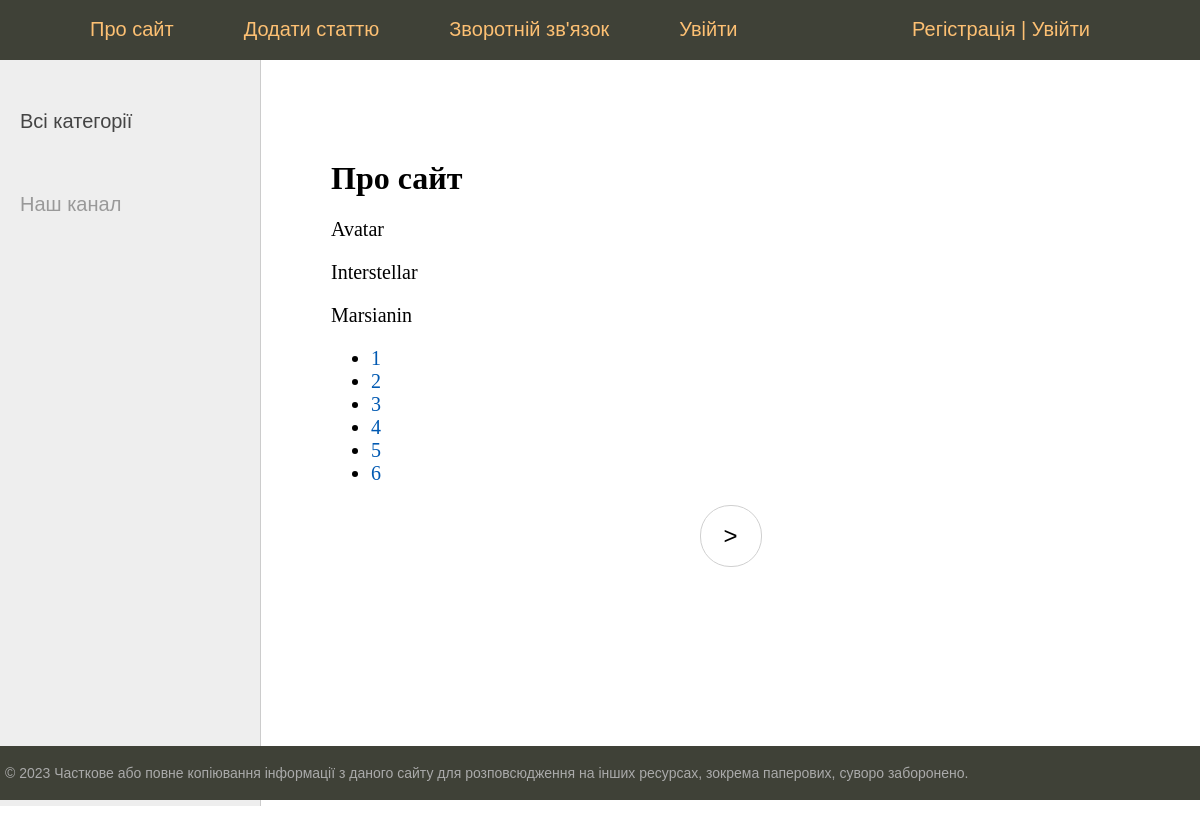
The page /about/ on the database its author committed.
### movies/models.py (models this page shows, shortened)
class Movie(models.Model):
    title = models.CharField(max_length=255, verbose_name="Заголовок")
    slug = models.SlugField(max_length=255, unique=True, null=True, db_index=True, verbose_name="URL")
    content = models.TextField(blank=True, verbose_name="Текст статті")
    photo = models.ImageField(upload_to='photos/%Y/%m/%d/', verbose_name="Фото")
    time_create = models.DateTimeField(auto_now_add=True, verbose_name="Час створення")
    time_update = models.DateTimeField(auto_now=True, verbose_name="Час зміни")
    is_published = models.BooleanField(default=True, verbose_name="Опубліковано")
    cat = models.ForeignKey('Category', on_delete=models.PROTECT, null=True, verbose_name="Категорія")
    def __str__(self):
        return self.title
    class Meta:
        verbose_name = 'Кращі кінофільми'
        verbose_name_plural = 'Кращі кінофільми'
        ordering = ['time_create', 'title']

### movies/views.py (the view)
# urls.py: path('about/', about, name='about'),
def about(requests):
    contact_list = Movie.objects.all()
    paginator = Paginator(contact_list, 3)
    page_number = requests.GET.get('page')
    page_obj = paginator.get_page(page_number)
    return render(requests, 'movies/about.html', {'menu': menu,
                                                  'title': 'Про сайт',
                                                  'page_obj': page_obj})

### movies/Templates/movies/about.html
{% extends 'movies/base.html' %}
{% block content %}
<h1>{{ title }}</h1>
{% for contact in page_obj %}
<p>{{ contact}}</p>
{% endfor %}
<nav>
    <ul>
        {% for p in page_obj.paginator.page_range %}
        <li>
            <a href="?page={{ p }}">{{p}}</a>
        </li>
        {% endfor %}
    </ul>
</nav>
{% endblock %}

### movies/static/movies/css/styles.css (style rules this page uses)
html, body { font-family: 'Arial'; margin: 0; padding: 0; height: 100%; width: 100%; color: #444; }
a { color: #0059b2; text-decoration: none; }
.content-text h1 { font-size: 32px; }

### rows shown on the page
Movie: title "Avatar"
Movie: title "Interstellar"
Movie: title "Marsianin"

### other values the page prints
{{ m.title }} "Про сайт" "Додати статтю" "Зворотній зв'язок" "Увійти"
{{ title }} "Про сайт"
{{ p }} "1" "2" "3" "4" "5" "6"
